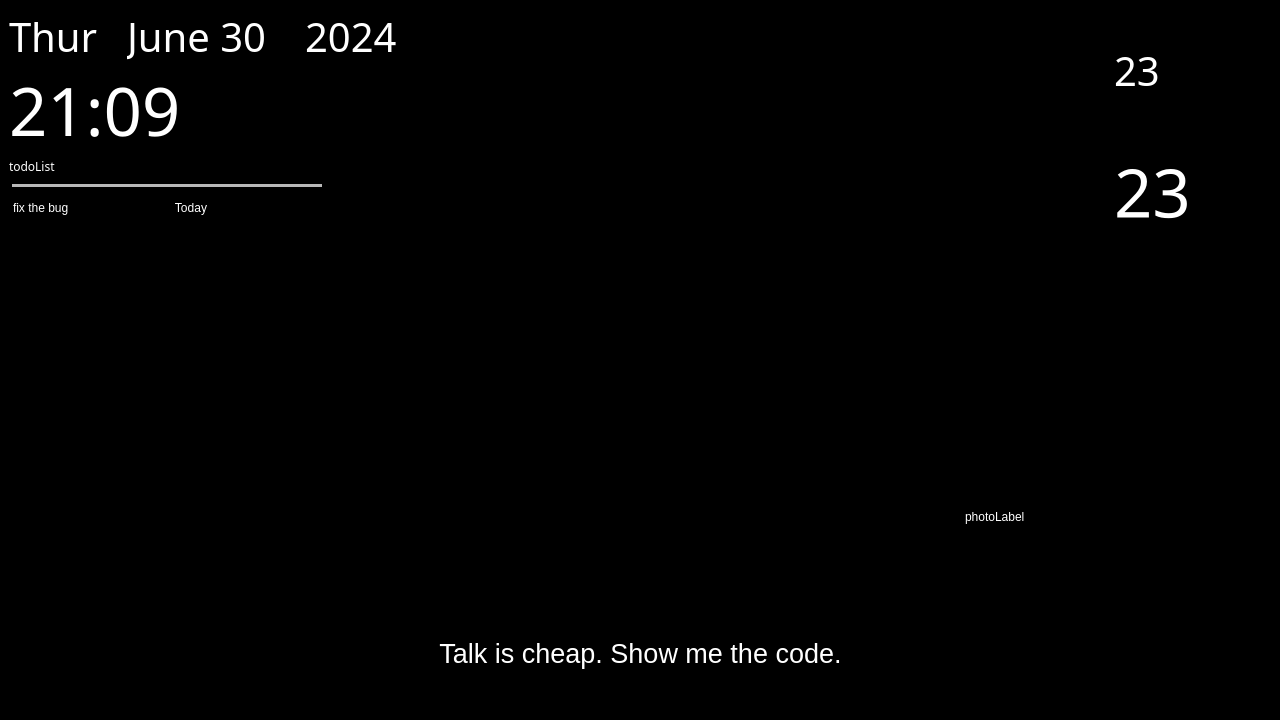
<?xml version="1.0" encoding="UTF-8"?>
<ui version="4.0">
 <class>MainWindow</class>
 <widget class="QMainWindow" name="MainWindow">
  <property name="geometry">
   <rect>
    <x>0</x>
    <y>0</y>
    <width>1280</width>
    <height>720</height>
   </rect>
  </property>
  <property name="sizePolicy">
   <sizepolicy hsizetype="Preferred" vsizetype="Preferred">
    <horstretch>0</horstretch>
    <verstretch>0</verstretch>
   </sizepolicy>
  </property>
  <property name="windowTitle">
   <string>MainWindow</string>
  </property>
  <property name="styleSheet">
   <string notr="true">background-color: rgb(0, 0, 0);</string>
  </property>
  <widget class="QWidget" name="centralwidget">
   <layout class="QVBoxLayout" name="verticalLayout_6">
    <item>
     <layout class="QVBoxLayout" name="verticalLayout_5" stretch="5,1">
      <item>
       <layout class="QHBoxLayout" name="horizontalLayout_9" stretch="3,1">
        <property name="spacing">
         <number>0</number>
        </property>
        <item>
         <layout class="QVBoxLayout" name="verticalLayout_4">
          <property name="spacing">
           <number>0</number>
          </property>
          <item>
           <layout class="QHBoxLayout" name="horizontalLayout" stretch="2,3,2,9">
            <property name="spacing">
             <number>0</number>
            </property>
            <property name="sizeConstraint">
             <enum>QLayout::SetDefaultConstraint</enum>
            </property>
            <item>
             <widget class="QLabel" name="workdayLabel">
              <property name="font">
               <font>
                <family>Comfortaa</family>
                <pointsize>30</pointsize>
               </font>
              </property>
              <property name="styleSheet">
               <string notr="true">color: rgb(255, 255, 255);</string>
              </property>
              <property name="locale">
               <locale language="English" country="UnitedStates"/>
              </property>
              <property name="text">
               <string>Thur</string>
              </property>
              <property name="alignment">
               <set>Qt::AlignLeading|Qt::AlignLeft|Qt::AlignVCenter</set>
              </property>
             </widget>
            </item>
            <item>
             <widget class="QLabel" name="dateLabel">
              <property name="font">
               <font>
                <family>Comfortaa</family>
                <pointsize>30</pointsize>
               </font>
              </property>
              <property name="styleSheet">
               <string notr="true">color: rgb(255, 255, 255);</string>
              </property>
              <property name="text">
               <string>June 30</string>
              </property>
              <property name="alignment">
               <set>Qt::AlignLeading|Qt::AlignLeft|Qt::AlignVCenter</set>
              </property>
             </widget>
            </item>
            <item>
             <widget class="QLabel" name="yearLabel">
              <property name="font">
               <font>
                <family>Comfortaa</family>
                <pointsize>30</pointsize>
               </font>
              </property>
              <property name="styleSheet">
               <string notr="true">color: rgb(255, 255, 255);</string>
              </property>
              <property name="text">
               <string>2024</string>
              </property>
              <property name="alignment">
               <set>Qt::AlignLeading|Qt::AlignLeft|Qt::AlignVCenter</set>
              </property>
             </widget>
            </item>
            <item>
             <spacer name="horizontalSpacer_8">
              <property name="orientation">
               <enum>Qt::Horizontal</enum>
              </property>
              <property name="sizeHint" stdset="0">
               <size>
                <width>40</width>
                <height>20</height>
               </size>
              </property>
             </spacer>
            </item>
           </layout>
          </item>
          <item>
           <layout class="QHBoxLayout" name="horizontalLayout_2" stretch="3,1">
            <property name="spacing">
             <number>0</number>
            </property>
            <property name="leftMargin">
             <number>0</number>
            </property>
            <item>
             <widget class="QLabel" name="timeLabel">
              <property name="font">
               <font>
                <family>Comfortaa</family>
                <pointsize>50</pointsize>
               </font>
              </property>
              <property name="styleSheet">
               <string notr="true">color: rgb(255, 255, 255);</string>
              </property>
              <property name="text">
               <string>21:09</string>
              </property>
             </widget>
            </item>
            <item>
             <spacer name="horizontalSpacer">
              <property name="orientation">
               <enum>Qt::Horizontal</enum>
              </property>
              <property name="sizeHint" stdset="0">
               <size>
                <width>40</width>
                <height>20</height>
               </size>
              </property>
             </spacer>
            </item>
           </layout>
          </item>
          <item>
           <layout class="QVBoxLayout" name="verticalLayout_3">
            <property name="spacing">
             <number>0</number>
            </property>
            <item>
             <layout class="QHBoxLayout" name="horizontalLayout_5">
              <property name="spacing">
               <number>0</number>
              </property>
              <item>
               <widget class="QLabel" name="todolistStrLabel">
                <property name="font">
                 <font>
                  <family>Comfortaa</family>
                 </font>
                </property>
                <property name="styleSheet">
                 <string notr="true">color: rgb(255, 255, 255);</string>
                </property>
                <property name="text">
                 <string>todoList</string>
                </property>
               </widget>
              </item>
              <item>
               <spacer name="horizontalSpacer_3">
                <property name="orientation">
                 <enum>Qt::Horizontal</enum>
                </property>
                <property name="sizeHint" stdset="0">
                 <size>
                  <width>40</width>
                  <height>20</height>
                 </size>
                </property>
               </spacer>
              </item>
             </layout>
            </item>
            <item>
             <layout class="QHBoxLayout" name="horizontalLayout_8" stretch="4,8">
              <property name="spacing">
               <number>0</number>
              </property>
              <item>
               <widget class="Line" name="todoLine">
                <property name="styleSheet">
                 <string notr="true">color: rgb(255, 255, 255);
</string>
                </property>
                <property name="lineWidth">
                 <number>3</number>
                </property>
                <property name="midLineWidth">
                 <number>3</number>
                </property>
                <property name="orientation">
                 <enum>Qt::Horizontal</enum>
                </property>
               </widget>
              </item>
              <item>
               <spacer name="horizontalSpacer_5">
                <property name="orientation">
                 <enum>Qt::Horizontal</enum>
                </property>
                <property name="sizeHint" stdset="0">
                 <size>
                  <width>40</width>
                  <height>20</height>
                 </size>
                </property>
               </spacer>
              </item>
             </layout>
            </item>
            <item>
             <layout class="QHBoxLayout" name="horizontalLayout_6" stretch="4,4">
              <property name="spacing">
               <number>0</number>
              </property>
              <item>
               <widget class="QTableWidget" name="todoTableWidget">
                <property name="styleSheet">
                 <string notr="true">color: rgb(255, 255, 255);</string>
                </property>
                <property name="verticalScrollBarPolicy">
                 <enum>Qt::ScrollBarAlwaysOff</enum>
                </property>
                <property name="horizontalScrollBarPolicy">
                 <enum>Qt::ScrollBarAlwaysOff</enum>
                </property>
                <property name="sizeAdjustPolicy">
                 <enum>QAbstractScrollArea::AdjustToContentsOnFirstShow</enum>
                </property>
                <property name="autoScroll">
                 <bool>false</bool>
                </property>
                <property name="showGrid">
                 <bool>false</bool>
                </property>
                <property name="cornerButtonEnabled">
                 <bool>false</bool>
                </property>
                <attribute name="horizontalHeaderVisible">
                 <bool>false</bool>
                </attribute>
                <attribute name="horizontalHeaderMinimumSectionSize">
                 <number>0</number>
                </attribute>
                <attribute name="horizontalHeaderDefaultSectionSize">
                 <number>100</number>
                </attribute>
                <attribute name="verticalHeaderVisible">
                 <bool>false</bool>
                </attribute>
                <attribute name="verticalHeaderMinimumSectionSize">
                 <number>0</number>
                </attribute>
                <attribute name="verticalHeaderDefaultSectionSize">
                 <number>22</number>
                </attribute>
                <row>
                 <property name="text">
                  <string>新建行</string>
                 </property>
                </row>
                <column>
                 <property name="text">
                  <string>新建列</string>
                 </property>
                </column>
                <column>
                 <property name="text">
                  <string>新建列</string>
                 </property>
                </column>
                <item row="0" column="0">
                 <property name="text">
                  <string>fix the bug</string>
                 </property>
                </item>
                <item row="0" column="1">
                 <property name="text">
                  <string>Today</string>
                 </property>
                 <property name="textAlignment">
                  <set>AlignTrailing|AlignVCenter</set>
                 </property>
                </item>
               </widget>
              </item>
              <item>
               <spacer name="horizontalSpacer_4">
                <property name="orientation">
                 <enum>Qt::Horizontal</enum>
                </property>
                <property name="sizeHint" stdset="0">
                 <size>
                  <width>40</width>
                  <height>20</height>
                 </size>
                </property>
               </spacer>
              </item>
             </layout>
            </item>
           </layout>
          </item>
         </layout>
        </item>
        <item>
         <layout class="QVBoxLayout" name="verticalLayout_2" stretch="5,0,3">
          <item>
           <layout class="QVBoxLayout" name="verticalLayout">
            <item>
             <layout class="QHBoxLayout" name="horizontalLayout_4" stretch="1,1">
              <item>
               <spacer name="horizontalSpacer_2">
                <property name="orientation">
                 <enum>Qt::Horizontal</enum>
                </property>
                <property name="sizeHint" stdset="0">
                 <size>
                  <width>40</width>
                  <height>20</height>
                 </size>
                </property>
               </spacer>
              </item>
              <item>
               <widget class="QLabel" name="humidityLabel">
                <property name="font">
                 <font>
                  <family>Comfortaa</family>
                  <pointsize>30</pointsize>
                 </font>
                </property>
                <property name="styleSheet">
                 <string notr="true">color: rgb(255, 255, 255);</string>
                </property>
                <property name="text">
                 <string>23</string>
                </property>
               </widget>
              </item>
             </layout>
            </item>
            <item>
             <layout class="QHBoxLayout" name="horizontalLayout_3" stretch="1,1">
              <item>
               <widget class="QLabel" name="weatherIconLabel">
                <property name="styleSheet">
                 <string notr="true">image: url(:/ui_src/icons/ui_src/icons/mti-大风.png);</string>
                </property>
                <property name="text">
                 <string>TextLabel</string>
                </property>
               </widget>
              </item>
              <item>
               <widget class="QLabel" name="tempLabel">
                <property name="font">
                 <font>
                  <family>Comfortaa</family>
                  <pointsize>50</pointsize>
                 </font>
                </property>
                <property name="styleSheet">
                 <string notr="true">color: rgb(255, 255, 255);</string>
                </property>
                <property name="text">
                 <string>23</string>
                </property>
               </widget>
              </item>
             </layout>
            </item>
           </layout>
          </item>
          <item>
           <widget class="QTableWidget" name="futureTable">
            <property name="sizePolicy">
             <sizepolicy hsizetype="Expanding" vsizetype="Expanding">
              <horstretch>0</horstretch>
              <verstretch>0</verstretch>
             </sizepolicy>
            </property>
            <property name="styleSheet">
             <string notr="true"/>
            </property>
            <property name="verticalScrollBarPolicy">
             <enum>Qt::ScrollBarAlwaysOff</enum>
            </property>
            <property name="horizontalScrollBarPolicy">
             <enum>Qt::ScrollBarAlwaysOff</enum>
            </property>
            <attribute name="horizontalHeaderVisible">
             <bool>false</bool>
            </attribute>
            <attribute name="horizontalHeaderHighlightSections">
             <bool>false</bool>
            </attribute>
            <attribute name="verticalHeaderVisible">
             <bool>false</bool>
            </attribute>
            <attribute name="verticalHeaderHighlightSections">
             <bool>false</bool>
            </attribute>
            <row>
             <property name="text">
              <string/>
             </property>
             <property name="background">
              <color alpha="0">
               <red>0</red>
               <green>0</green>
               <blue>0</blue>
              </color>
             </property>
            </row>
            <row>
             <property name="text">
              <string/>
             </property>
             <property name="background">
              <color alpha="0">
               <red>0</red>
               <green>0</green>
               <blue>0</blue>
              </color>
             </property>
             <property name="foreground">
              <brush brushstyle="NoBrush">
               <color alpha="255">
                <red>255</red>
                <green>255</green>
                <blue>255</blue>
               </color>
              </brush>
             </property>
            </row>
            <row>
             <property name="text">
              <string/>
             </property>
             <property name="background">
              <color alpha="0">
               <red>0</red>
               <green>0</green>
               <blue>0</blue>
              </color>
             </property>
             <property name="foreground">
              <brush brushstyle="NoBrush">
               <color alpha="220">
                <red>255</red>
                <green>255</green>
                <blue>255</blue>
               </color>
              </brush>
             </property>
            </row>
            <row>
             <property name="text">
              <string>新建行</string>
             </property>
             <property name="background">
              <color>
               <red>255</red>
               <green>255</green>
               <blue>255</blue>
              </color>
             </property>
             <property name="foreground">
              <brush brushstyle="NoBrush">
               <color alpha="255">
                <red>255</red>
                <green>255</green>
                <blue>255</blue>
               </color>
              </brush>
             </property>
            </row>
            <column>
             <property name="text">
              <string/>
             </property>
             <property name="background">
              <color>
               <red>255</red>
               <green>255</green>
               <blue>255</blue>
              </color>
             </property>
             <property name="foreground">
              <brush brushstyle="NoBrush">
               <color alpha="255">
                <red>255</red>
                <green>255</green>
                <blue>255</blue>
               </color>
              </brush>
             </property>
            </column>
            <column>
             <property name="text">
              <string/>
             </property>
            </column>
            <column>
             <property name="text">
              <string/>
             </property>
            </column>
            <column>
             <property name="text">
              <string/>
             </property>
             <property name="foreground">
              <brush brushstyle="NoBrush">
               <color alpha="130">
                <red>255</red>
                <green>255</green>
                <blue>255</blue>
               </color>
              </brush>
             </property>
            </column>
            <item row="0" column="0">
             <property name="text">
              <string>Thu</string>
             </property>
            </item>
            <item row="0" column="1">
             <property name="text">
              <string/>
             </property>
             <property name="icon">
              <iconset resource="magicMirror_src.qrc">
               <normaloff>:/ui_src/icons/ui_src/icons/mti-大风.png</normaloff>:/ui_src/icons/ui_src/icons/mti-大风.png</iconset>
             </property>
            </item>
            <item row="0" column="2">
             <property name="text">
              <string>27.2</string>
             </property>
            </item>
            <item row="0" column="3">
             <property name="text">
              <string>19.2</string>
             </property>
            </item>
            <item row="1" column="0">
             <property name="text">
              <string>Fri</string>
             </property>
            </item>
            <item row="1" column="1">
             <property name="text">
              <string/>
             </property>
             <property name="icon">
              <iconset resource="magicMirror_src.qrc">
               <normaloff>:/ui_src/icons/ui_src/icons/mti-大风.png</normaloff>:/ui_src/icons/ui_src/icons/mti-大风.png</iconset>
             </property>
            </item>
            <item row="1" column="2">
             <property name="text">
              <string>27.2</string>
             </property>
            </item>
            <item row="1" column="3">
             <property name="text">
              <string>19.2</string>
             </property>
            </item>
            <item row="2" column="0">
             <property name="text">
              <string>Sat</string>
             </property>
             <property name="foreground">
              <brush brushstyle="NoBrush">
               <color alpha="180">
                <red>255</red>
                <green>255</green>
                <blue>255</blue>
               </color>
              </brush>
             </property>
            </item>
            <item row="2" column="1">
             <property name="text">
              <string/>
             </property>
             <property name="icon">
              <iconset resource="magicMirror_src.qrc">
               <normaloff>:/ui_src/icons/ui_src/icons/mti-大风.png</normaloff>:/ui_src/icons/ui_src/icons/mti-大风.png</iconset>
             </property>
            </item>
            <item row="2" column="2">
             <property name="text">
              <string>27.2</string>
             </property>
            </item>
            <item row="2" column="3">
             <property name="text">
              <string>19.2</string>
             </property>
            </item>
            <item row="3" column="0">
             <property name="text">
              <string>Sun</string>
             </property>
             <property name="foreground">
              <brush brushstyle="NoBrush">
               <color alpha="130">
                <red>255</red>
                <green>255</green>
                <blue>255</blue>
               </color>
              </brush>
             </property>
            </item>
            <item row="3" column="2">
             <property name="text">
              <string>27.2</string>
             </property>
            </item>
            <item row="3" column="3">
             <property name="text">
              <string>19.2</string>
             </property>
            </item>
           </widget>
          </item>
          <item>
           <widget class="QWidget" name="photoWidget" native="true">
            <layout class="QHBoxLayout" name="horizontalLayout_7">
             <item>
              <widget class="QLabel" name="photoLabel">
               <property name="sizePolicy">
                <sizepolicy hsizetype="Expanding" vsizetype="Expanding">
                 <horstretch>0</horstretch>
                 <verstretch>0</verstretch>
                </sizepolicy>
               </property>
               <property name="styleSheet">
                <string notr="true">color: rgb(255, 255, 255);</string>
               </property>
               <property name="text">
                <string>photoLabel</string>
               </property>
              </widget>
             </item>
            </layout>
           </widget>
          </item>
         </layout>
        </item>
       </layout>
      </item>
      <item>
       <layout class="QHBoxLayout" name="horizontalLayout_10">
        <item>
         <spacer name="horizontalSpacer_6">
          <property name="orientation">
           <enum>Qt::Horizontal</enum>
          </property>
          <property name="sizeHint" stdset="0">
           <size>
            <width>40</width>
            <height>20</height>
           </size>
          </property>
         </spacer>
        </item>
        <item>
         <widget class="QLabel" name="wordsLabel">
          <property name="font">
           <font>
            <pointsize>20</pointsize>
           </font>
          </property>
          <property name="styleSheet">
           <string notr="true">color: rgb(255, 255, 255);</string>
          </property>
          <property name="text">
           <string>Talk is cheap. Show me the code.</string>
          </property>
          <property name="alignment">
           <set>Qt::AlignCenter</set>
          </property>
         </widget>
        </item>
        <item>
         <spacer name="horizontalSpacer_7">
          <property name="orientation">
           <enum>Qt::Horizontal</enum>
          </property>
          <property name="sizeHint" stdset="0">
           <size>
            <width>40</width>
            <height>20</height>
           </size>
          </property>
         </spacer>
        </item>
       </layout>
      </item>
     </layout>
    </item>
   </layout>
  </widget>
 </widget>
 <resources>
  <include location="magicMirror_src.qrc"/>
 </resources>
 <connections/>
</ui>
